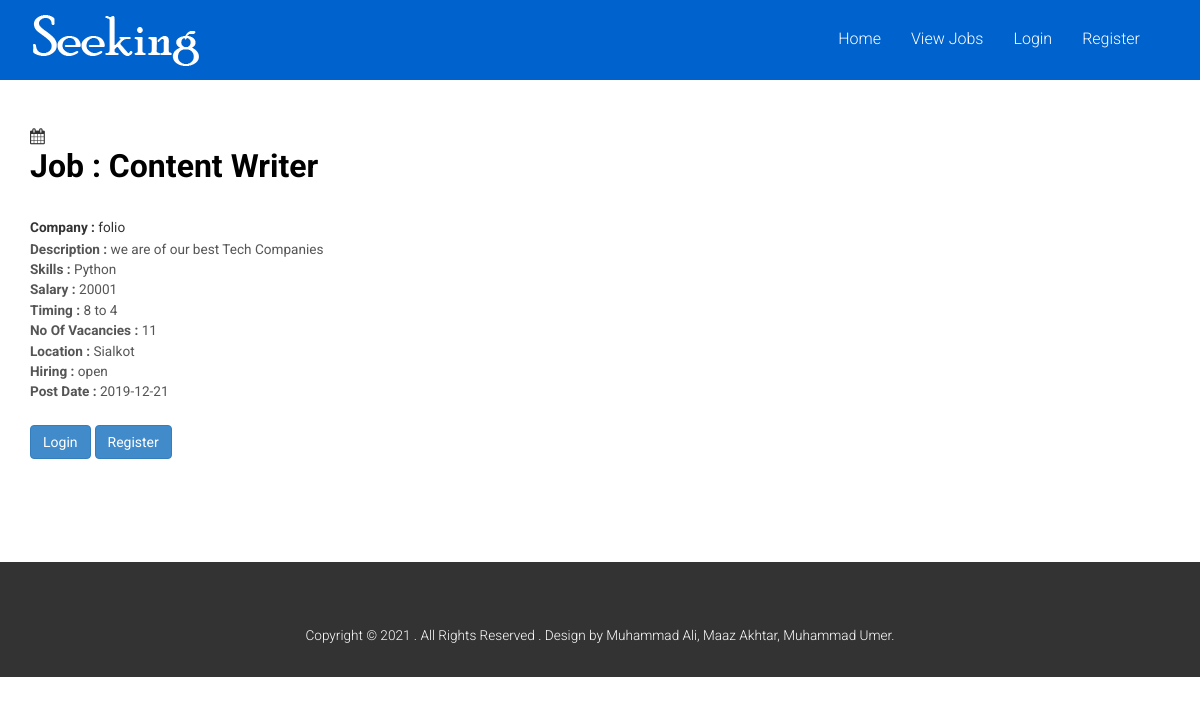
Page /singlejob.php?jobid=24 on the committed database.
### tables this page shows
CREATE TABLE `jobs` (
  `jobid` int(11) NOT NULL,
  `name` varchar(50) NOT NULL,
  `description` varchar(500) NOT NULL,
  `skill` varchar(50) NOT NULL,
  `timing` varchar(50) NOT NULL,
  `date` date NOT NULL,
  `salary` int(11) NOT NULL,
  `location` varchar(50) NOT NULL,
  `catid` int(11) NOT NULL,
  `userid` int(11) NOT NULL,
  `nov` int(11) NOT NULL,
  `jobstatus` varchar(50) NOT NULL
);

CREATE TABLE `categories` (
  `catid` int(11) NOT NULL,
  `name` varchar(50) NOT NULL,
  `catstatus` varchar(50) NOT NULL
);

### singlejob.php (the view, shortened to what this page needs)
<!DOCTYPE html>
<html lang="en">
<head>
</head>
<body>
<?php include('header.php'); ?>
<?php include('connection.php'); ?>
<div class="container">
    <div class="row">
        <div class="box_1">
            <?php
                $jobid=$_GET['jobid'];
                $sql= "SELECT jobs.jobid,jobs.name,categories.name as 'catname',jobs.description,jobs.skill,jobs.timing,jobs.salary,jobs.location,jobs.date,jobs.nov,jobs.jobstatus
                from jobs
                INNER JOIN categories ON categories.catid = jobs.catid
                where jobs.jobid= $jobid";
                $rs= mysqli_query($con,$sql);
                $jobdata= mysqli_fetch_array($rs);
            ?>
            <div class="col-sm-12 icon-services">
                <br>
                <br>
                <div class="icon">
                    <i class="fa fa-calendar"></i>
                </div>
                <div class="icon-box-body">
                    <h3><b>Job : <?= $jobdata['catname'] ?></b></h3>
                    <small><b>Company : </b><?= $jobdata['name'] ?></small>
                    <p><b>Description : </b><?= $jobdata['description'] ?></p>
                    <p><b>Skills : </b><?= $jobdata['skill'] ?></p>
                    <p><b>Salary : </b><?= $jobdata['salary'] ?></p>
                    <p><b>Timing : </b><?= $jobdata['timing'] ?></p>
                    <p><b>No Of Vacancies : </b><?= $jobdata['nov'] ?></p>
                    <p><b>Location : </b><?= $jobdata['location'] ?></p>
                    <p><b>Hiring : </b><?= $jobdata['jobstatus'] ?></p>
                    <p><b>Post Date : </b><?= $jobdata['date'] ?></p>
                    <br>
                    <?php
                    if(isset($_SESSION['type'])){
                        if($_SESSION['type'] == 2){
                            echo ' <a href="viewjobs.php" class="btn btn-primary"> Back</a>';
                            echo ' <a href="apply.php" class="btn btn-primary"> Apply Now</a>';
                        }
                    }else{
                        echo ' <a href="login.php" class="btn btn-primary"> Login</a>';
                        echo  ' <a href="register.php" class="btn btn-primary">Register</a>';
                    }
                    ?>
                    <br>
                    <br>
                </div>
            </div>
            <div class="clearfix">
            </div>
        </div>
    </div>
</div>
<?php include('footer.php'); ?>
</body>
</html>

### css/style.css (style rules this page uses)
h4, h5, h6, h1, h2, h3 { margin-top: 0; }
p { margin: 0; }
html, body { font-family: 'Roboto', sans-serif; font-size: 100%; background:#fff; }
body a { transition:0.5s all; -webkit-transition:0.5s all; -moz-transition:0.5s all; -o-transition:0.5s all; -ms-transition:0.5s all; }
.box_1 { margin-bottom:5em; }
.box_2 h3, .box_1 h3, .box_3 h3 { color:#000; font-size:2em; margin-bottom:1em; font-weight: 400; }
.icon-box-body p { color:#555; font-size:0.85em; line-height:1.5em; }
.headings h1, h2,h3,h4,h5,h6 { font-weight:400; }

### rows in the picture
jobs: catid.name "Content Writer", name "folio", description "we are of our best Tech Companies", skill "Python", salary "20001", timing "8 to 4", nov "11", location "Sialkot", jobstatus "open", date "2019-12-21"
